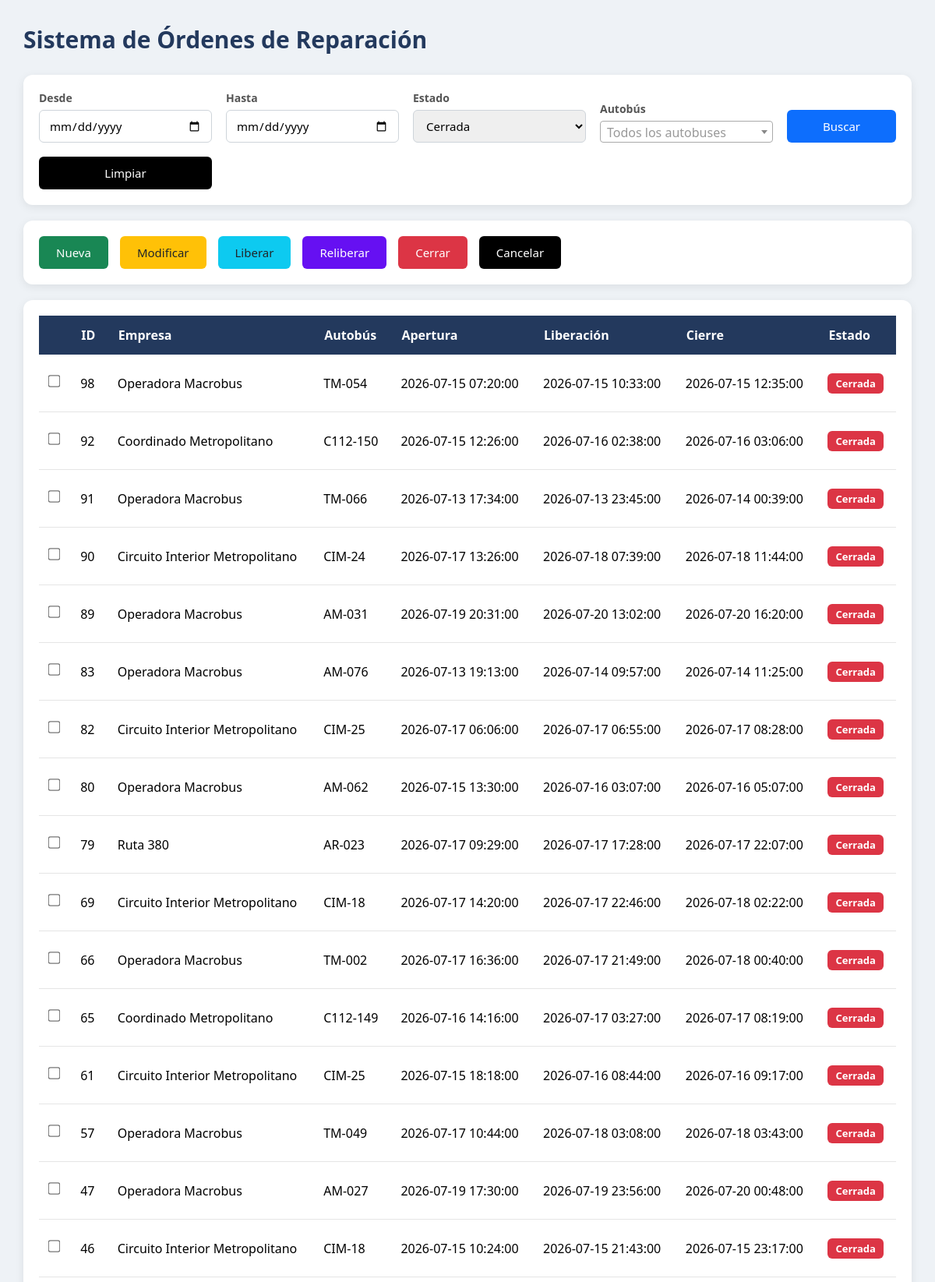
The app's page /sistema/index.php?estado=3 (upper part) with its own data.
### tables this page shows
CREATE TABLE `orden` (
  `id` int(11) NOT NULL,
  `id_autobus` int(11) NOT NULL,
  `id_razon` int(11) NOT NULL,
  `id_supervisor` int(11) NOT NULL,
  `fecha_apertura` datetime NOT NULL,
  `fecha_liberacion` datetime DEFAULT NULL,
  `fecha_cierre` datetime DEFAULT NULL,
  `estado` int(11) NOT NULL DEFAULT 1
);

CREATE TABLE `empresa` (
  `id` int(11) NOT NULL,
  `nombre` varchar(255) NOT NULL,
  `eliminado` int(11) NOT NULL DEFAULT 0
);

CREATE TABLE `autobus` (
  `id` int(11) NOT NULL,
  `unidad` varchar(500) NOT NULL,
  `id_empresa` int(11) NOT NULL,
  `eliminado` int(11) NOT NULL DEFAULT 0
);

### sistema/index.php (the view, shortened to what this page needs)
<?php
$conexion = conectar();
$desde   = $_GET['desde'] ?? "";
$hasta   = $_GET['hasta'] ?? "";
$estado  = $_GET['estado'] ?? "";
$where = [];
if($estado != ""){
    $where[] = "o.estado = ".(int)$estado;
}
$sql = "
SELECT
    o.id,
    e.nombre AS empresa,
    a.unidad AS autobus,
    o.fecha_apertura,
    o.fecha_liberacion,
    o.fecha_cierre,
    o.estado
FROM orden o
LEFT JOIN autobus a ON o.id_autobus = a.id
LEFT JOIN empresa e ON a.id_empresa = e.id
";
if(count($where) > 0){
    $sql .= " WHERE ".implode(" AND ", $where);
}
$sql .= " ORDER BY o.id DESC";
$ordenes = $conexion->query($sql);
function estadoTexto($estado){
    return match((int)$estado){
        1 => "abierta",
        2 => "liberada",
        3 => "cerrada",
        4 => "cancelada",
        default => "desconocido"
    };
}
?>
<!DOCTYPE html>
<html lang="es">
<head>
    <link rel="stylesheet" href="css/sistema.css">
    <link rel="stylesheet" href="css/select2.min.css">
</head>
<body>
<div class="contenedor">
    <h1>Sistema de Órdenes de Reparación</h1>
    <form method="GET">
        <div class="card filtros">
            <div class="campo">
                <label>Desde</label>
                <input type="date" name="desde" value="<?= htmlspecialchars($desde) ?>">
            </div>
            <div class="campo">
                <label>Hasta</label>
                <input type="date" name="hasta" value="<?= htmlspecialchars($hasta) ?>">
            </div>
            <div class="campo">
                <label>Estado</label>
                <select name="estado">
                    <option value="3" <?= $estado=="3"?"selected":"" ?>>
                        Cerrada
                    </option>
                </select>
            </div>
            <div class="campo">
                <label>Autobús</label>
            </div>
            <button type="submit" class="btn buscar">Buscar</button>
            <button type="button" class="btn cancelar" onclick="location.href='index.php'">Limpiar</button>
        </div>
    </form>
    <div class="card acciones">
        <button class="btn nuevo" onclick="location.href='orden_alta.php'">
            Nueva
        </button>
        <button class="btn modificar" onclick="modificarOrden()">Modificar</button>
        <button class="btn liberar" onclick="liberar()">Liberar</button>
        <button class="btn reliberar" onclick="reliberar()">Reliberar</button>
        <button class="btn cerrar" onclick="cerrar()">Cerrar</button>
        <button class="btn cancelar" onclick="cancelar()">Cancelar</button>
    </div>
    <div class="card">
        <table>
            <thead>
                <tr>
                    <th></th>
                    <th>ID</th>
                    <th>Empresa</th>
                    <th>Autobús</th>
                    <th>Apertura</th>
                    <th>Liberación</th>
                    <th>Cierre</th>
                    <th>Estado</th>
                </tr>
            </thead>
            <tbody>
            <?php if($ordenes->num_rows > 0): ?>
                <?php while($row = $ordenes->fetch_assoc()): ?>
                    <tr>
                        <td>
                            <input type="checkbox" class="chk-orden" value="<?= $row['id'] ?>">
                        </td>
                        <td><?= $row['id'] ?></td>
                        <td><?= $row['empresa'] ?></td>
                        <td><?= $row['autobus'] ?></td>
                        <td><?= $row['fecha_apertura'] ?></td>
                        <td><?= $row['fecha_liberacion'] ?? '-' ?></td>
                        <td><?= $row['fecha_cierre'] ?? '-' ?></td>
                        <td>
                            <span class="estado estado-<?= estadoTexto($row['estado']) ?>">
                                <?= estadoTexto($row['estado']) ?>
                            </span>
                        </td>
                    </tr>
                <?php endwhile; ?>
            <?php endif; ?>
            </tbody>
        </table>
    </div>
</div>
</body>
</html>

### sistema/css/sistema.css (style rules this page uses)
* { margin:0; padding:0; box-sizing:border-box; font-family:'Segoe UI',Tahoma,Geneva,Verdana,sans-serif; }
body { background:#eef2f6; }
.contenedor { width:95%; margin:30px auto; }
h1 { color:#23395d; margin-bottom:25px; font-size:30px; font-weight:600; }
.card { background:#ffffff; border-radius:12px; padding:20px; margin-bottom:20px; box-shadow:0 3px 12px rgba(0,0,0,.08); }
.filtros { display:grid; grid-template-columns:repeat(4,1fr) 140px; gap:18px; align-items:end; }
.campo { display:flex; flex-direction:column; }
.campo label { margin-bottom:6px; color:#555; font-size:14px; font-weight:600; }
input, select { height:42px; border:1px solid #ced4da; border-radius:6px; padding:0 12px; font-size:15px; transition:.2s; }
.acciones { display:flex; flex-wrap:wrap; gap:15px; }
.btn { border:none; border-radius:6px; color:#fff; cursor:pointer; font-size:15px; padding:11px 22px; transition:.25s; }
.buscar { background:#0d6efd; }
.nuevo { background:#198754; }
.modificar { background:#ffc107; color:#212529; }
.liberar { background:#0dcaf0; color:#212529; }
.cerrar { background:#dc3545; }
.reliberar { background:#6610f2; }
.cancelar { background:#000; }
table { width:100%; border-collapse:collapse; }
thead { background:#23395d; color:#fff; }
th { padding:14px; text-align:left; font-weight:600; }
td { padding:13px; border-bottom:1px solid #e5e5e5; }
.estado { display:inline-block; padding:4px 10px; border-radius:6px; color:#fff; font-size:13px; font-weight:600; text-transform:capitalize; }
.estado-cerrada { background:#dc3545; }
input[type="checkbox"] { transform: scale(1.2); cursor: pointer; }

### records on screen
orden: id "98", empresa.nombre "Operadora Macrobus", id_autobus.unidad "TM-054", fecha_apertura "2026-07-15 07:20:00", fecha_liberacion "2026-07-15 10:33:00", fecha_cierre "2026-07-15 12:35:00", estado "Cerrada"
orden: id "92", empresa.nombre "Coordinado Metropolitano", id_autobus.unidad "C112-150", fecha_apertura "2026-07-15 12:26:00", fecha_liberacion "2026-07-16 02:38:00", fecha_cierre "2026-07-16 03:06:00", estado "Cerrada"
orden: id "91", empresa.nombre "Operadora Macrobus", id_autobus.unidad "TM-066", fecha_apertura "2026-07-13 17:34:00", fecha_liberacion "2026-07-13 23:45:00", fecha_cierre "2026-07-14 00:39:00", estado "Cerrada"
orden: id "90", empresa.nombre "Circuito Interior Metropolitano", id_autobus.unidad "CIM-24", fecha_apertura "2026-07-17 13:26:00", fecha_liberacion "2026-07-18 07:39:00", fecha_cierre "2026-07-18 11:44:00", estado "Cerrada"
orden: id "89", empresa.nombre "Operadora Macrobus", id_autobus.unidad "AM-031", fecha_apertura "2026-07-19 20:31:00", fecha_liberacion "2026-07-20 13:02:00", fecha_cierre "2026-07-20 16:20:00", estado "Cerrada"
orden: id "83", empresa.nombre "Operadora Macrobus", id_autobus.unidad "AM-076", fecha_apertura "2026-07-13 19:13:00", fecha_liberacion "2026-07-14 09:57:00", fecha_cierre "2026-07-14 11:25:00", estado "Cerrada"
orden: id "82", empresa.nombre "Circuito Interior Metropolitano", id_autobus.unidad "CIM-25", fecha_apertura "2026-07-17 06:06:00", fecha_liberacion "2026-07-17 06:55:00", fecha_cierre "2026-07-17 08:28:00", estado "Cerrada"
orden: id "80", empresa.nombre "Operadora Macrobus", id_autobus.unidad "AM-062", fecha_apertura "2026-07-15 13:30:00", fecha_liberacion "2026-07-16 03:07:00", fecha_cierre "2026-07-16 05:07:00", estado "Cerrada"
orden: id "79", empresa.nombre "Ruta 380", id_autobus.unidad "AR-023", fecha_apertura "2026-07-17 09:29:00", fecha_liberacion "2026-07-17 17:28:00", fecha_cierre "2026-07-17 22:07:00", estado "Cerrada"
orden: id "69", empresa.nombre "Circuito Interior Metropolitano", id_autobus.unidad "CIM-18", fecha_apertura "2026-07-17 14:20:00", fecha_liberacion "2026-07-17 22:46:00", fecha_cierre "2026-07-18 02:22:00", estado "Cerrada"
orden: id "66", empresa.nombre "Operadora Macrobus", id_autobus.unidad "TM-002", fecha_apertura "2026-07-17 16:36:00", fecha_liberacion "2026-07-17 21:49:00", fecha_cierre "2026-07-18 00:40:00", estado "Cerrada"
orden: id "65", empresa.nombre "Coordinado Metropolitano", id_autobus.unidad "C112-149", fecha_apertura "2026-07-16 14:16:00", fecha_liberacion "2026-07-17 03:27:00", fecha_cierre "2026-07-17 08:19:00", estado "Cerrada"
orden: id "61", empresa.nombre "Circuito Interior Metropolitano", id_autobus.unidad "CIM-25", fecha_apertura "2026-07-15 18:18:00", fecha_liberacion "2026-07-16 08:44:00", fecha_cierre "2026-07-16 09:17:00", estado "Cerrada"
orden: id "57", empresa.nombre "Operadora Macrobus", id_autobus.unidad "TM-049", fecha_apertura "2026-07-17 10:44:00", fecha_liberacion "2026-07-18 03:08:00", fecha_cierre "2026-07-18 03:43:00", estado "Cerrada"
orden: id "47", empresa.nombre "Operadora Macrobus", id_autobus.unidad "AM-027", fecha_apertura "2026-07-19 17:30:00", fecha_liberacion "2026-07-19 23:56:00", fecha_cierre "2026-07-20 00:48:00", estado "Cerrada"
orden: id "46", empresa.nombre "Circuito Interior Metropolitano", id_autobus.unidad "CIM-18", fecha_apertura "2026-07-15 10:24:00", fecha_liberacion "2026-07-15 21:43:00", fecha_cierre "2026-07-15 23:17:00", estado "Cerrada"
